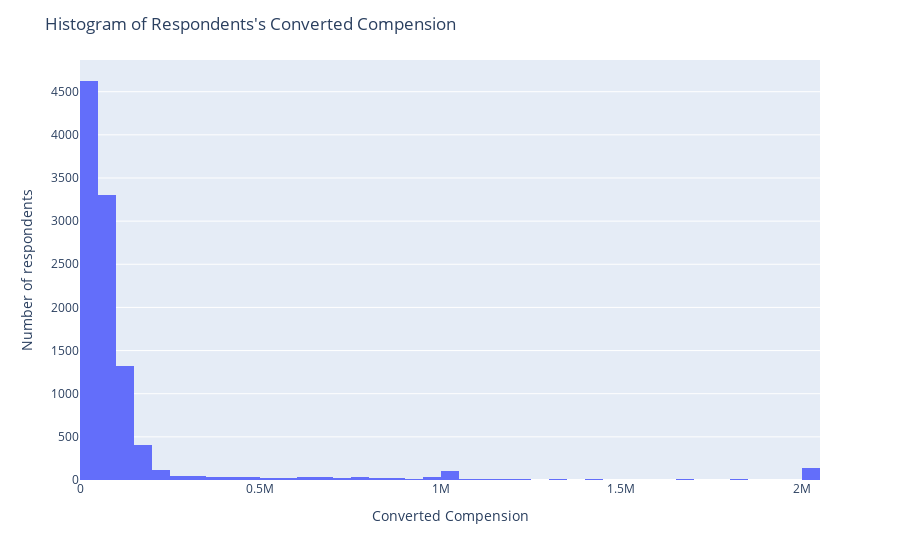

The notebook cell saved with this chart:
### Code cell
# your code goes here
plt.figure(figsize=(12,6))
fig = px.histogram(df, x='ConvertedComp', nbins=50)
fig.update_layout(title= "Histogram of Respondents's Converted Compension",
                  xaxis_title= 'Converted Compension',
                  yaxis_title= 'Number of respondents'
                 )
fig.show()

### Figure 1 — Plotly figure (JSON) as saved in the notebook; plotly's stock layout.template omitted (floating-point values rounded to 4 significant figures; data arrays with more than 128 entries replaced by an {"elided": "..."} marker saying what was removed)
{"data": [{"alignmentgroup": "True", "bingroup": "x", "hovertemplate": "ConvertedComp=%{x}<br>count=%{y}<extra></extra>", "legendgroup": "", "marker": {"color": "#636efa", "pattern": {"shape": ""}}, "name": "", "nbinsx": 50, "offsetgroup": "", "orientation": "v", "showlegend": false, "type": "histogram", "x": {"elided": "11398 int values"}, "xaxis": "x", "yaxis": "y"}], "layout": {"autosize": true, "barmode": "relative", "legend": {"tracegroupgap": 0}, "margin": {"t": 60}, "title": {"text": "Histogram of Respondents's Converted Compension"}, "xaxis": {"anchor": "y", "autorange": true, "domain": [0, 1], "range": [-0.5, 2050000.0], "title": {"text": "Converted Compension"}, "type": "linear"}, "yaxis": {"anchor": "x", "autorange": true, "domain": [0, 1], "range": [0, 4867.0], "title": {"text": "Number of respondents"}}}}
